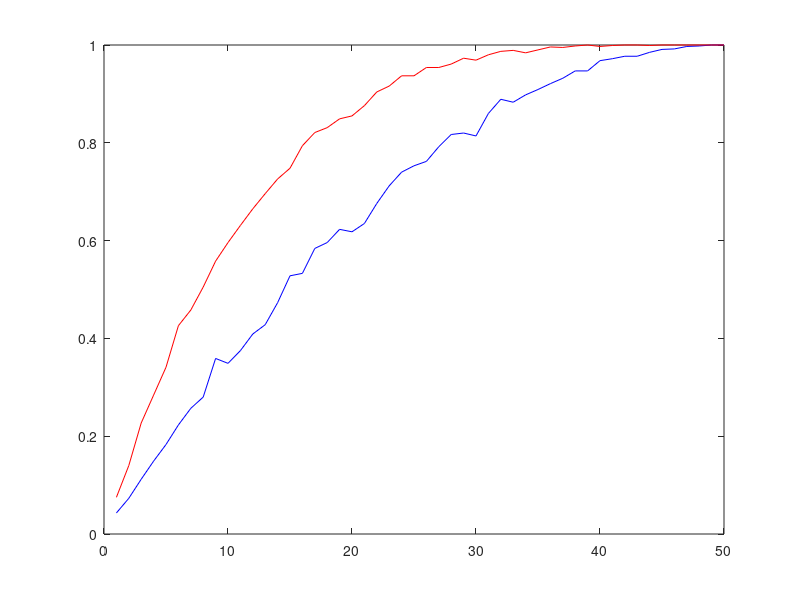

MATLAB code to generate this figure:
%{
@Ashikul Alam
02/16/2015
ESE 346 Computer Communications 
Project 1 :
Network of VLSI Switching Elements

%}

%probability values
p_intial = 0.02;
p_final = 1.00;
p_increment = 0.02;
%number of trials
trials = 1000;
%A, B , C output
A = zeros(50, trials);
B = zeros(50, trials);
C = zeros(50, trials);

for p = 1:50;
    for n = 1:trials;
        %generate 4 packets with 0 or 1
        %with probability p*0.02
        if rand < p*0.02
            packetA1=1;
        else
            packetA1=0;
        end
        if rand < p*0.02
            packetA2=1;
        else
            packetA2=0;
        end
        if rand < p*0.02
            packetB1=1;
        else
            packetB1=0;
        end
        if rand < p*0.02
            packetB2=1;
        else
            packetB2=0;
        end
        
        %use OR function to mimic packet dropping
        A(p,n) = packetA1 | packetA2;
        B(p,n) = packetB1 | packetB2;
        C(p,n) = A(p,n) | B(p,n);
 
    end
end

%calculate throughput for A and C
throughputA = zeros(50,1);
throughputC = zeros(50,1);

for p = 1:50;
    for n = 1:trials;
        throughputA(p) = throughputA(p) + A(p,n);
        throughputC(p) = throughputC(p) + C(p,n);
    end
    throughputA(p) = throughputA(p)/1000;
    throughputC(p) = throughputC(p)/1000;
end

%plot throughput of A and C vs p
plot(throughputA, 'b');
hold on
plot(throughputC, 'r');
hold off






